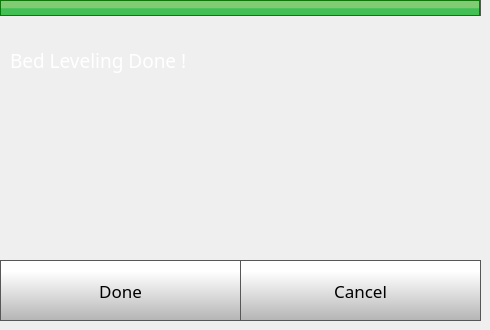
    <widget class="QWidget" name="step5Page">
     <widget class="QLabel" name="caliberateLabel_15">
      <property name="geometry">
       <rect>
        <x>0</x>
        <y>0</y>
        <width>480</width>
        <height>16</height>
       </rect>
      </property>
      <property name="font">
       <font>
        <family>Gotham</family>
        <pointsize>14</pointsize>
        <weight>50</weight>
        <bold>false</bold>
       </font>
      </property>
      <property name="styleSheet">
       <string notr="true">	background-color: qlineargradient(spread:pad, x1:0, y1:0.523, x2:0, y2:0.534, stop:0 rgba(130, 203, 117, 255), stop:1 rgba(66, 191, 85, 255));
border: 1px solid green;</string>
      </property>
      <property name="text">
       <string/>
      </property>
     </widget>
     <widget class="QPushButton" name="step5CancelButton">
      <property name="geometry">
       <rect>
        <x>240</x>
        <y>260</y>
        <width>241</width>
        <height>61</height>
       </rect>
      </property>
      <property name="font">
       <font>
        <family>Gotham</family>
        <pointsize>13</pointsize>
       </font>
      </property>
      <property name="styleSheet">
       <string notr="true">QPushButton {
     border: 1px solid rgb(87, 87, 87);
	background-color: qlineargradient(spread:pad, x1:0, y1:1, x2:0, y2:0.188, stop:0 rgba(180, 180, 180, 255), stop:1 rgba(255, 255, 255, 255));


}

QPushButton:pressed {
    background-color: qlineargradient(x1: 0, y1: 0, x2: 0, y2: 1,
                                      stop: 0 #dadbde, stop: 1 #f6f7fa);
}

QPushButton:flat {
    border: none; /* no border for a flat push button */
}

QPushButton:default {
    border-color: navy; /* make the default button prominent */
}

QPushButton:focus {
	outline: none;
}</string>
      </property>
      <property name="text">
       <string>Cancel</string>
      </property>
      <property name="iconSize">
       <size>
        <width>40</width>
        <height>40</height>
       </size>
      </property>
     </widget>
     <widget class="QLabel" name="caliberateNozzleHeightLabel">
      <property name="geometry">
       <rect>
        <x>10</x>
        <y>20</y>
        <width>471</width>
        <height>81</height>
       </rect>
      </property>
      <property name="font">
       <font>
        <family>Gotham</family>
        <pointsize>14</pointsize>
        <weight>50</weight>
        <bold>false</bold>
       </font>
      </property>
      <property name="styleSheet">
       <string notr="true">color: rgb(255, 255, 255);</string>
      </property>
      <property name="text">
       <string>Bed Leveling Done !</string>
      </property>
      <property name="wordWrap">
       <bool>true</bool>
      </property>
     </widget>
     <widget class="QPushButton" name="step5NextButton">
      <property name="geometry">
       <rect>
        <x>0</x>
        <y>260</y>
        <width>241</width>
        <height>61</height>
       </rect>
      </property>
      <property name="font">
       <font>
        <family>Gotham</family>
        <pointsize>13</pointsize>
       </font>
      </property>
      <property name="styleSheet">
       <string notr="true">QPushButton {
     border: 1px solid rgb(87, 87, 87);
	background-color: qlineargradient(spread:pad, x1:0, y1:1, x2:0, y2:0.188, stop:0 rgba(180, 180, 180, 255), stop:1 rgba(255, 255, 255, 255));


}

QPushButton:pressed {
    background-color: qlineargradient(x1: 0, y1: 0, x2: 0, y2: 1,
                                      stop: 0 #dadbde, stop: 1 #f6f7fa);
}

QPushButton:flat {
    border: none; /* no border for a flat push button */
}

QPushButton:default {
    border-color: navy; /* make the default button prominent */
}

QPushButton:focus {
	outline: none;
}</string>
      </property>
      <property name="text">
       <string>Done</string>
      </property>
      <property name="iconSize">
       <size>
        <width>40</width>
        <height>40</height>
       </size>
      </property>
     </widget>
     <widget class="QLabel" name="caliberateLabel_25">
      <property name="geometry">
       <rect>
        <x>0</x>
        <y>0</y>
        <width>481</width>
        <height>16</height>
       </rect>
      </property>
      <property name="font">
       <font>
        <family>Gotham</family>
        <pointsize>14</pointsize>
        <weight>50</weight>
        <bold>false</bold>
       </font>
      </property>
      <property name="styleSheet">
       <string notr="true">    border: 1px solid rgb(87, 87, 87);
 /*  border-bottom-left-radius: 10px;
 border-bottom-right-radius: 10px;*/
	background-color: qlineargradient(spread:pad, x1:0, y1:1, x2:0, y2:0, stop:0 rgba(150, 150, 150, 255), stop:1 rgba(180, 180, 180, 255));</string>
      </property>
      <property name="text">
       <string/>
      </property>
     </widget>
     <zorder>caliberateLabel_25</zorder>
     <zorder>caliberateLabel_15</zorder>
     <zorder>step5CancelButton</zorder>
     <zorder>caliberateNozzleHeightLabel</zorder>
     <zorder>step5NextButton</zorder>
    </widget>
